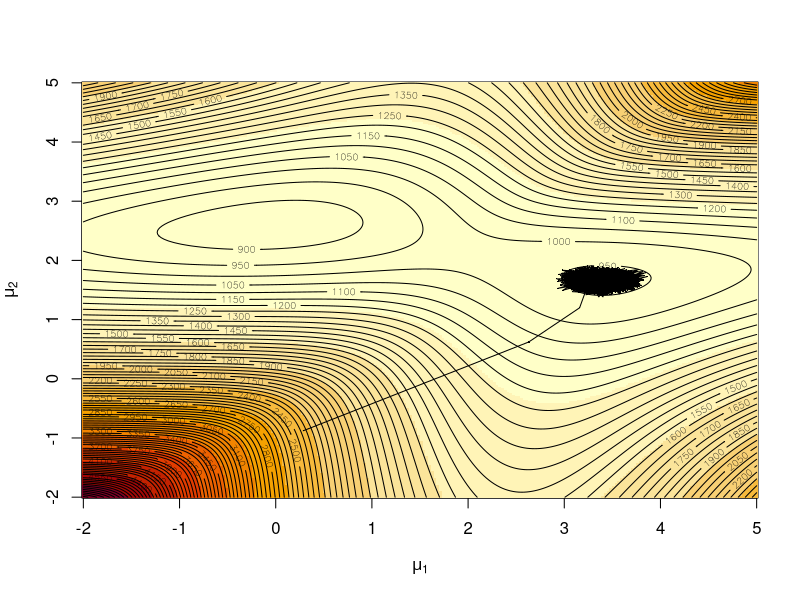
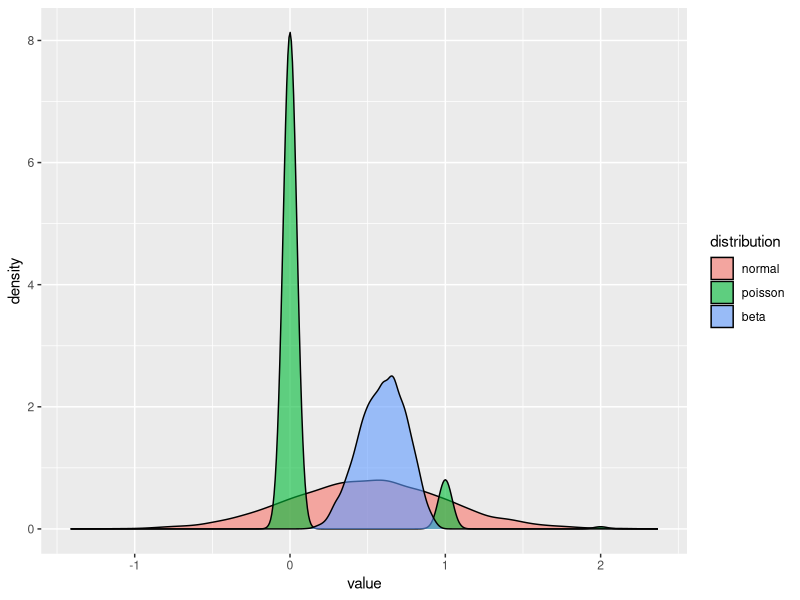
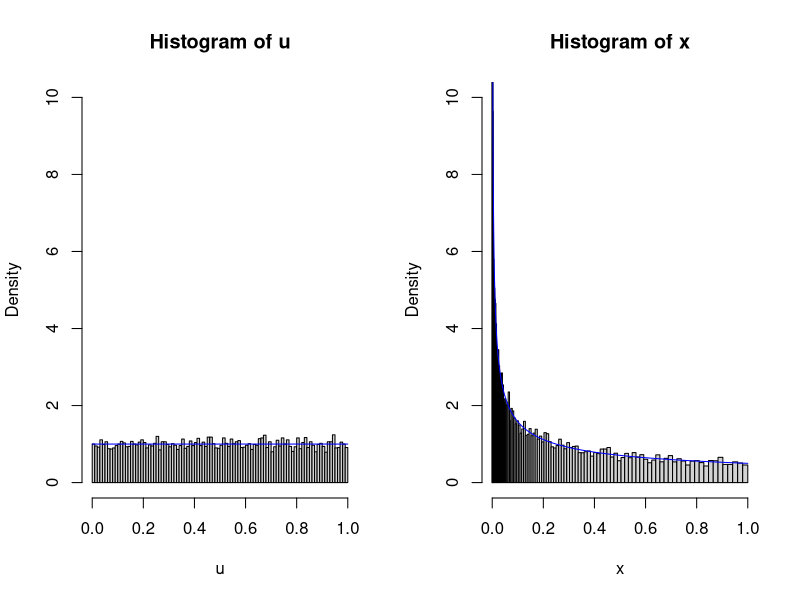
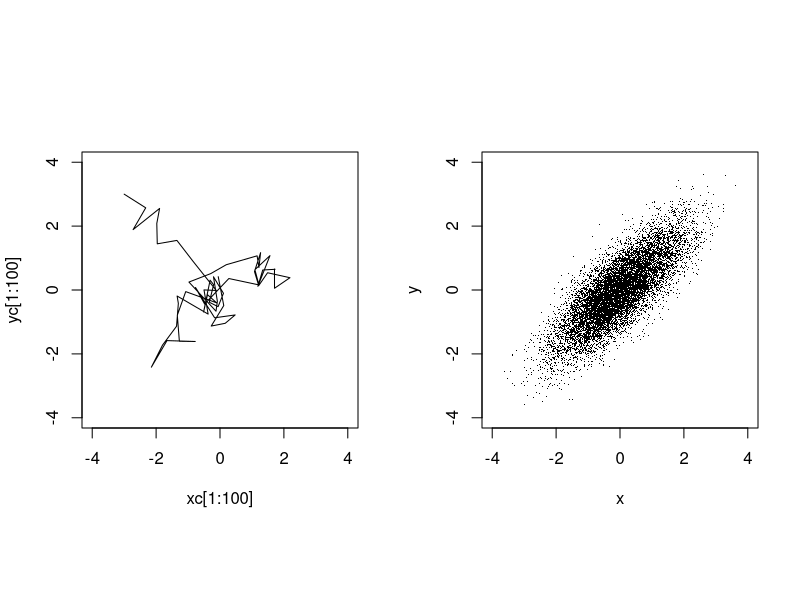

These charts were generated, in order, by the following R code:
## ---- chunk 1
  
    Niter=6*10^4
    v=1
    da = sample(c(rnorm(10^2), 2.5 + rnorm(4 * 10^2)))

    like = function(mu) {
        sum(log((0.2 * dnorm(da - mu[1]) + 0.8 * dnorm(da - mu[2]))))
    }

    mu1 = mu2 = seq(-2, 5, le = 250)
    lli = matrix(0, ncol = 250, nrow = 250)
    for (i in 1:250) 
      for (j in 1:250) 
        lli[i, j] = like(c(mu1[i],   mu2[j]))

    x = prop = runif(2, -2, 5)
    the = matrix(x, ncol = 2)
    curlike = hval = like(x)
    for (i in 2:Niter) {
        pp = 1/(1 + ((0.8 * dnorm(da, mean = the[i - 1, 2]))/(0.2 * dnorm(da, mean = the[i - 1, 1]))))
        z = 2 - (runif(length(da)) < pp)
        prop[1] = (v * sum(da[z == 1]))/(sum(z == 1) * v + 1) + 
            rnorm(1) * sqrt(v/(1 + sum(z == 1) * v))
        prop[2] = (v * sum(da[z == 2]))/(sum(z == 2) * v + 1) + 
            rnorm(1) * sqrt(v/(1 + sum(z == 2) * v))
        curlike = like(prop)
        hval = c(hval, curlike)
        the = rbind(the, prop)
    }

    image(mu1, mu2, -lli, xlab = expression(mu[1]), ylab = expression(mu[2]))
    contour(mu1, mu2, -lli, nle = 100, add = T)
    points(the[, 1], the[, 2], cex = 0.2, pch = 17)
    lines(the[, 1], the[, 2], cex = 0.6, pch = 19)
## ---- chunk 2

    library(ggplot2)
    library(reshape2)
    nval=10^4
    normal <- rnorm(nval,0.5,0.5)
    pois <- rpois(nval, 0.1)
    beta <- rbeta(nval, 6,4)
    dist <- data.frame(normal=normal, poisson = pois, beta=beta)
    dist_m <- melt(dist)
    names(dist_m) <- c('distribution', 'value')
    ggplot(dist_m, aes(x=value, fill=distribution)) + geom_density(alpha=0.6) + theme_grey()
## ---- chunk 3
    set.seed(1234)
    m = 10000
    u = runif(m); 
    x = u^2
    xx = seq(0, 1, by=.001)
    cut.u = (0:100)/100; 
    cut.x = cut.u^2
    par(mfrow=c(1,2))
    hist(u, breaks=cut.u, prob=T, ylim=c(0,10))
    lines(xx, dunif(xx), col="blue")
    hist(x, breaks=cut.x, prob=T, ylim=c(0,10))
    lines(xx, .5*xx^-.5, col="blue")
    par(mfrow=c(1,1))
## ---- chunk 4

    set.seed(1234); m = 40000; rho = .8; sgm = sqrt(1 - rho^2)
    xc = yc = numeric(m)

    # vectors of state components
    xc[1] = -3; yc[1] = 3

    # arbitrary starting values
    jl = 1; jr = 1

    # l and r limits of proposed jumps
    for (i in 2:m)
    {
        xc[i] = xc[i-1]; yc[i] = yc[i-1]
        # if jump rejected
        xp = runif(1, xc[i-1]-jl, xc[i-1]+jr) # proposed x coord
        yp = runif(1, yc[i-1]-jl, yc[i-1]+jr) # proposed y coord
        nmtr = dnorm(xp)*dnorm(yp, rho*xp, sgm)
        dntr = dnorm(xc[i-1])*dnorm(yc[i-1], rho*xc[i-1], sgm)
        r = nmtr/dntr
        # density ratio
        acc = (min(r, 1) > runif(1))
        # jump if acc == T
        if (acc) {xc[i] = xp; yc[i] = yp}
    }
    x = xc[(m/2+1):m]; y = yc[(m/2+1):m]

    # states after burn-in
    round(c(mean(x), mean(y), sd(x), sd(y), cor(x,y)), 4)
    mean(diff(x)==0)

    # proportion or proposals rejected
    mean(pmax(x,y) >= 1.25)

    # prop. of subj. getting certificates
    par(mfrow = c(1,2), pty="s")
    plot(xc[1:100], yc[1:100], xlim=c(-4,4), ylim=c(-4,4), type="l")
    plot(x, y, xlim=c(-4,4), ylim=c(-4,4), pch=".")

